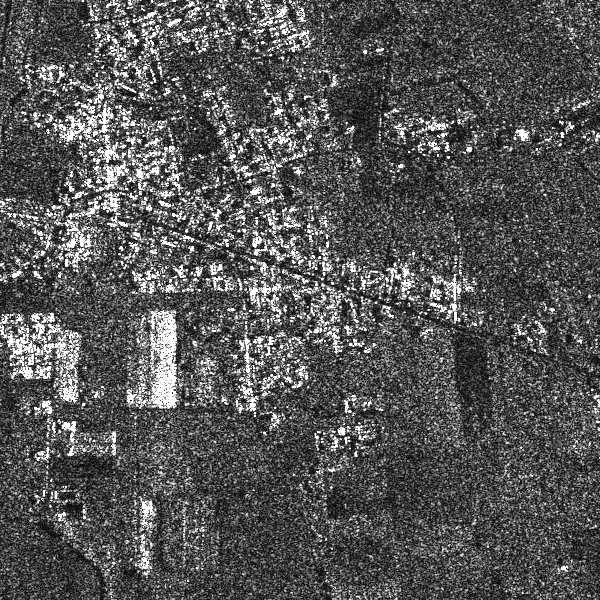
%> input picture tls-master/images_SAR_real3.jpg, 600 x 600 px
$ octave --eval "result = myLee(imread('images_SAR_real3.jpg'));"   (GNU Octave 9; MATLAB toolbox functions it lacks are replaced by stand-ins)
%> lines starting %> are read from the running program, lines starting %| are printed output that depends on the picture
%Lee filter for speckle noise reduction
% author: Grzegorz Mianowski
% based on
% http://www.mathworks.com/matlabcentral/fileexchange/9456-lee-filter
%Usage - myLee(I)
function OIm=myLee(I)
I = double(I);
OIm = I;
window_size = 3;
%window_size = 5;
means = imfilter(I, fspecial('average', window_size), 'replicate');
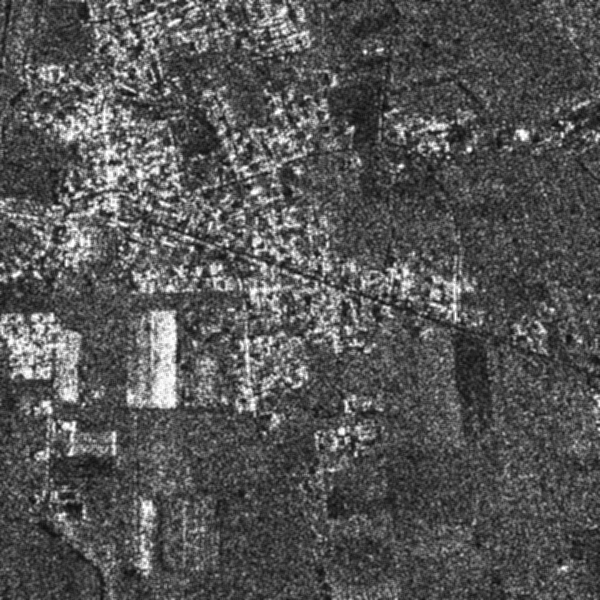
%> means: size 600x600 double; min 12.33, max 254.8, mean 85.1
sigmas = sqrt((I-means).^2/window_size^2);
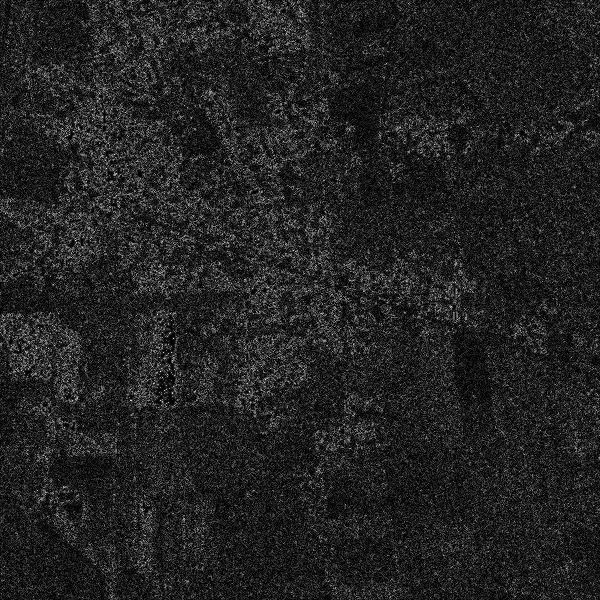
%> sigmas: size 600x600 double; min 0, max 69.3, mean 9.6; drawn with min black and max white
sigmas = imfilter(sigmas, fspecial('average', window_size), 'replicate');
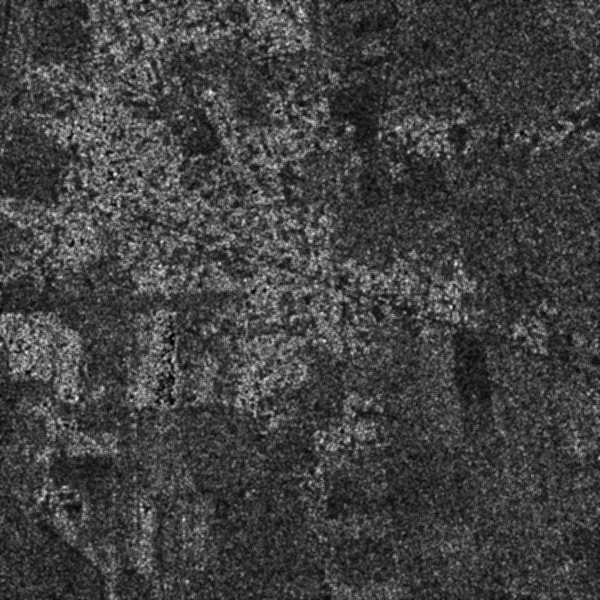
%> sigmas: size 600x600 double; min 0.519, max 35.83, mean 9.6; drawn with min black and max white
ENLs = (means./sigmas).^2;
sx2s = ((ENLs.*(sigmas).^2) - means.^2)./(ENLs + 1);
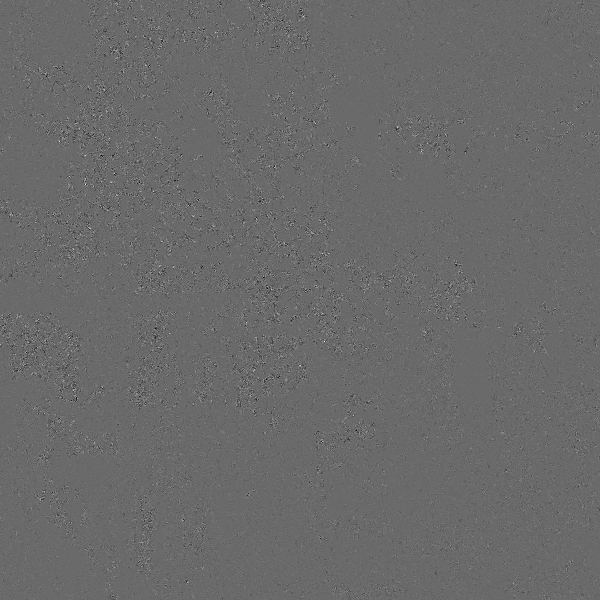
%> sx2s: size 600x600 double; min -2.42e-13, max 3.39e-13, mean 1.92e-17; drawn with min black and max white
fbar = means + (sx2s.*(I-means)./(sx2s + (means.^2 ./ENLs)));
OIm(means~=0) = fbar(means~=0);
